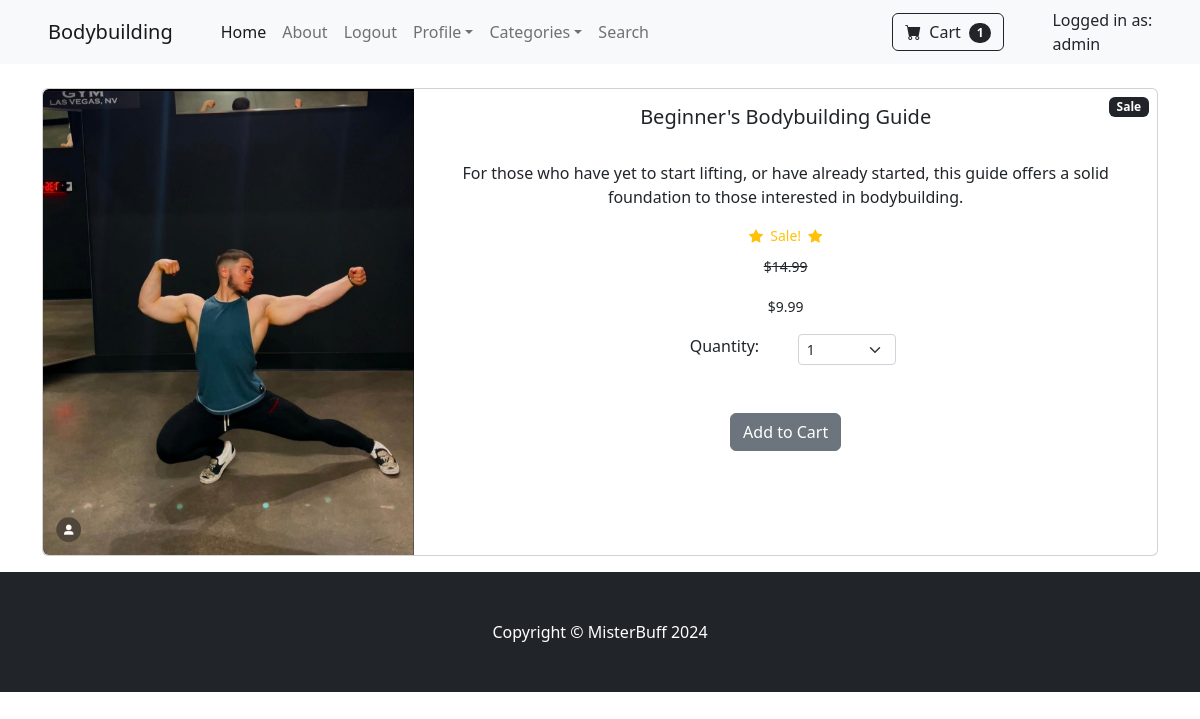
The page /product/1 (signed in) on the database its author committed.
### store/models.py (models this page shows, shortened)
class Product(models.Model):
    name = models.CharField(max_length=100)
    price = models.DecimalField(default=0, decimal_places=2, max_digits=6)
    category = models.ForeignKey(
        Category, on_delete=models.CASCADE, default=1
    )  # Foreign Key references this category value to the class Category
    description = models.CharField(max_length=250, default="", blank=True, null=True)
    image = models.ImageField(upload_to="uploads/product/")
    is_sale = models.BooleanField(default=False)
    sale_price = models.DecimalField(default=0, decimal_places=2, max_digits=6)

### store/views.py (the view)
def product(request, pk):
    product = Product.objects.get(id=pk)
    return render(request, "product.html", {"product": product})

### cart/cart.py (called while the page is built)
    def __len__(self):
        return len(self.cart)

### cart/context_processors.py (called while the page is built)
def cart(request):
    return {"cart": Cart(request)}

### store/templates/product.html (shortened to what this page needs)
{% extends 'base.html' %}
{% block content %}
    <div class="container">
        <br/>
        <div class="card mb-3">
            <div class="row g-0">
                <div class="col-md-4">
                    <img src="{{ product.image.url }}" class="img-fluid rounded-start" alt="...">
                </div>
                <div class="col-md-8">
                    <div class="card-body">
                        <center>
                            {% if product.is_sale %}
                                <div class="badge bg-dark text-white position-absolute" style="top: 0.5rem; right: 0.5rem">
                                    Sale
                                </div>
                                <h5 class="card-title">{{ product.name }}</h5>
                                <br/>
                                <p class="card-text">{{ product.description }}</p>
                                <div class="d-flex justify-content-center small text-warning mb-2">
                                    <div class="bi-star-fill"></div>
                                    &nbsp;&nbsp;Sale!&nbsp;&nbsp;
                                    <div class="bi-star-fill"></div>
                                </div>
                                <p class="card-text"><small class="text-body-secondary"><s>${{ product.price }}</s></small></p>
                                <p class="card-text"><small class="text-body-secondary">${{ product.sale_price }}</small></p>
                            {% else %}
                                <h5 class="card-title">{{ product.name }}</h5>
                                <br/>
                                <p class="card-text">{{ product.description }}</p>
                                <p class="card-text"><small class="text-body-secondary">${{ product.price }}</small></p>
                            {% endif %}
                            <div class="row justify-content-center">
                                <div class="col-md-2">Quantity:</div>
                                <div class="col-md-2">
                                    <select class="form-select form-select-sm" id="qty-cart">
                                        <option value="1">1</option>
                                      </select>
                                </div>
                            </div>
                            <br/>
                            <br/>
                            <button type="button" value="{{ product.id }}" id="add-cart" class="btn btn-secondary">Add to Cart</button>
                        </center>
                    </div>
                </div>
            </div>
        </div>
    </div>
{% endblock %}

### store/templates/navbar.html (shortened to what this page needs)
<nav class="navbar sticky-top navbar-expand-lg navbar-light bg-light">
    <div class="container px-4 px-lg-5">
        <a class="navbar-brand" href="{% url 'home' %}">Bodybuilding</a>
        <div class="collapse navbar-collapse" id="navbarSupportedContent">
            <ul class="navbar-nav me-auto mb-2 mb-lg-0 ms-lg-4">
                <li class="nav-item"><a class="nav-link active" aria-current="page" href="{% url 'home' %}">Home</a></li>
                <li class="nav-item"><a class="nav-link" href="{% url 'about' %}">About</a></li>
                {% if not user.is_authenticated %}
                    <li class="nav-item"><a class="nav-link" href="{% url 'login' %}">Login</a></li>
                {% else %}
                    <li class="nav-item"><a class="nav-link" href="{% url 'logout' %}">Logout</a></li>
                    <li class="nav-item dropdown">
                        <a class="nav-link dropdown-toggle" id="navbarDropdown" href="#" role="button" data-bs-toggle="dropdown" aria-expanded="false">Profile</a>
                    </li>
                {% endif %}
                <li class="nav-item dropdown">
                    <a class="nav-link dropdown-toggle" id="navbarDropdown" href="#" role="button" data-bs-toggle="dropdown" aria-expanded="false">Categories</a>
                </li>
                <li class="nav-item"><a class="nav-link" href="{% url 'search' %}">Search</a></li>
            </ul>
            <form class="d-flex">
                <a href="{% url 'cart_summary' %}" class="btn btn-outline-dark"><i class="bi-cart-fill me-1"></i>
                    Cart
                    <span class="badge bg-dark text-white ms-1 rounded-pill" id="cart_quantity">{{ cart|length }}</span></a>
            </form>
        </div>
    </div>
    <p class="mb-0 pe-3">Logged in as: {{ user.username }}</p>
</nav>

### rows shown on the page
Product: image (picture), name "Beginner's Bodybuilding Guide", description "For those who have yet to start lifting, or have already started, this guide offers a solid foundation to those interested in bodybuilding.", price "14.99", sale_price "9.99"

### other values the page prints
{{ cart|length }} "1"
{{ user.username }} "admin"
